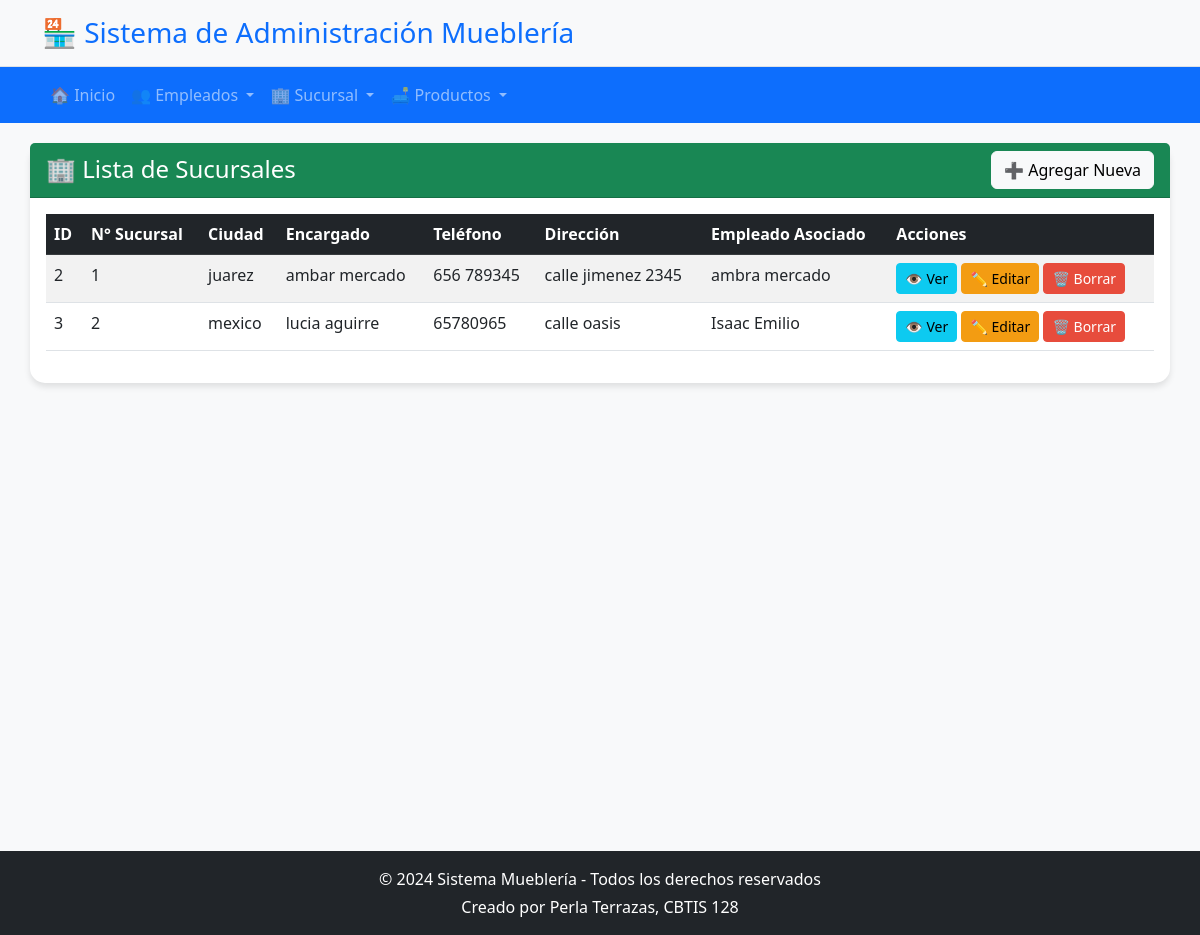
Screenshot of /sucursal/ with the database file from the repository.
### app_muebleria/models.py (models this page shows, shortened)
class Sucursal(models.Model):
    id_sucursal = models.AutoField(primary_key=True)
    telefono = models.CharField(max_length=15)
    direccion = models.CharField(max_length=200)
    num_sucursal = models.IntegerField()
    encargado = models.CharField(max_length=100)
    codigo_postal = models.CharField(max_length=10)
    ciudad = models.CharField(max_length=50)
    id_empleado = models.ForeignKey(Empleado, on_delete=models.CASCADE, related_name="sucursales")

class Empleado(models.Model):
    fecha_contratacion = models.DateField()
    id_empleado = models.AutoField(primary_key=True)
    nombre = models.CharField(max_length=100)
    edad = models.IntegerField()
    cargo = models.CharField(max_length=20, choices=CARGO_CHOICES)
    telefono = models.CharField(max_length=15)
    sueldo = models.DecimalField(max_digits=10, decimal_places=2)

### app_muebleria/views.py (the view)
# urls.py: path('sucursal/', views.inicio_sucursal, name='ver_sucursal'),
def inicio_sucursal(request):
    sucursales = Sucursal.objects.all()
    return render(request, 'sucursal/ver_sucursal.html', {'sucursales': sucursales})

### app_muebleria/templates/sucursal/ver_sucursal.html
{% extends 'base.html' %}
{% block content %}
<div class="card">
    <div class="card-header bg-success text-white d-flex justify-content-between align-items-center">
        <h4 class="mb-0">🏢 Lista de Sucursales</h4>
        <a href="{% url 'agregar_sucursal' %}" class="btn btn-light">➕ Agregar Nueva</a>
    </div>
    <div class="card-body">
        {% if sucursales %}
        <div class="table-responsive">
            <table class="table table-striped table-hover">
                <thead class="table-dark">
                    <tr>
                        <th>ID</th>
                        <th>N° Sucursal</th>
                        <th>Ciudad</th>
                        <th>Encargado</th>
                        <th>Teléfono</th>
                        <th>Dirección</th>
                        <th>Empleado Asociado</th>
                        <th>Acciones</th>
                    </tr>
                </thead>
                <tbody>
                    {% for sucursal in sucursales %}
                    <tr>
                        <td>{{ sucursal.id_sucursal }}</td>
                        <td>{{ sucursal.num_sucursal }}</td>
                        <td>{{ sucursal.ciudad }}</td>
                        <td>{{ sucursal.encargado }}</td>
                        <td>{{ sucursal.telefono }}</td>
                        <td>{{ sucursal.direccion }}</td>
                        <td>{{ sucursal.id_empleado.nombre }}</td>
                        <td>
                            <a href="#" class="btn btn-info btn-sm">👁️ Ver</a>
                            <a href="{% url 'realizar_actualizacion_sucursal' sucursal.id_sucursal %}" class="btn btn-warning btn-sm">✏️ Editar</a>
                            <a href="{% url 'borrar_sucursal' sucursal.id_sucursal %}" class="btn btn-danger btn-sm">🗑️ Borrar</a>
                        </td>
                    </tr>
                    {% endfor %}
                </tbody>
            </table>
        </div>
        {% else %}
        <div class="alert alert-info text-center">
            <h5>No hay sucursales registradas</h5>
            <p>Comienza agregando la primera sucursal al sistema.</p>
            <a href="{% url 'agregar_sucursal' %}" class="btn btn-primary">Agregar Primera Sucursal</a>
        </div>
        {% endif %}
    </div>
</div>
{% endblock %}

### app_muebleria/templates/base.html (shortened to what this page needs)
<!DOCTYPE html>
<html lang="es">
<head>
    <link href="https://cdn.jsdelivr.net/npm/bootstrap@5.3.0/dist/css/bootstrap.min.css" rel="stylesheet">
</head>
<body>
    {% include 'header.html' %}
    {% include 'navbar.html' %}
    <div class="container main-content">
        {% block content %}
        {% endblock %}
    </div>
    {% include 'footer.html' %}
</body>
</html>

### app_muebleria/templates/header.html (shortened to what this page needs)
<header class="bg-light py-3 border-bottom">
    <div class="container">
        <div class="row align-items-center">
            <div class="col-md-6">
                <h1 class="h3 mb-0 text-primary">🏪 Sistema de Administración Mueblería</h1>
            </div>
        </div>
    </div>
</header>

### app_muebleria/templates/navbar.html (shortened to what this page needs)
<nav class="navbar navbar-expand-lg navbar-dark bg-primary">
    <div class="container">
        <div class="collapse navbar-collapse" id="navbarNav">
            <ul class="navbar-nav me-auto">
                <li class="nav-item">
                    <a class="nav-link" href="{% url 'inicio' %}">
                        🏠 Inicio
                    </a>
                </li>
                <li class="nav-item dropdown">
                    <a class="nav-link dropdown-toggle" href="#" role="button" data-bs-toggle="dropdown">
                        👥 Empleados
                    </a>
                </li>
                <li class="nav-item dropdown">
                    <a class="nav-link dropdown-toggle" href="#" role="button" data-bs-toggle="dropdown">
                        🏢 Sucursal
                    </a>
                </li>
                <li class="nav-item dropdown">
                    <a class="nav-link dropdown-toggle" href="#" role="button" data-bs-toggle="dropdown">
                        🛋️ Productos
                    </a>
                </li>
            </ul>
        </div>
    </div>
</nav>

### app_muebleria/templates/footer.html (shortened to what this page needs)
<footer class="bg-dark text-white text-center py-3 mt-5">
    <div class="container">
        <p class="mb-1">&copy; 2024 Sistema Mueblería - Todos los derechos reservados</p>
        <p class="mb-0">Creado por Perla Terrazas, CBTIS 128</p>
    </div>
</footer>

### app_muebleria/templates/base.html (style rules this page uses)
body { background-color: #f8f9fa; font-family: 'Segoe UI', Tahoma, Geneva, Verdana, sans-serif; }
.main-content { min-height: calc(100vh - 120px); padding: 20px 0; }
.card { border: none; border-radius: 15px; box-shadow: 0 4px 6px rgba(0,0,0,0.1); margin-bottom: 20px; }
.btn-warning { background-color: #f39c12; border-color: #f39c12; }
.btn-danger { background-color: #e74c3c; border-color: #e74c3c; }

### rows the page displays
Sucursal: id_sucursal "2", num_sucursal "1", ciudad "juarez", encargado "ambar mercado", telefono "656 789345", direccion "calle jimenez 2345", id_empleado.nombre "ambra mercado"
Sucursal: id_sucursal "3", num_sucursal "2", ciudad "mexico", encargado "lucia aguirre", telefono "65780965", direccion "calle oasis", id_empleado.nombre "Isaac Emilio"
